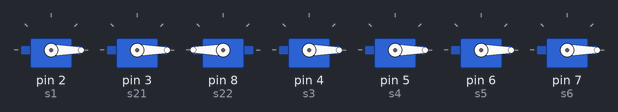
A sketch run on a simulated Arduino Leonardo, built with avr-gcc and run on an emulated ATmega32U4. On the bench: 7 × servo. What the sketch prints to the serial monitor is not drawn.

Above: at 0.1 s.
Timing chart, 0 to 1.6 s (numbered marks = the images above):
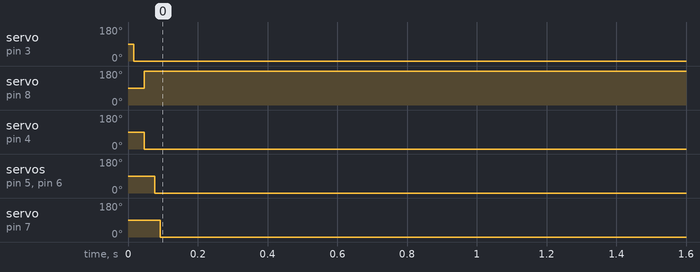

Measured:
- by itself, servo on pin 3 (s21): 90° → 0° at 0.02 s
- by itself, servo on pin 8 (s22): 90° → 180° at 0.05 s
- by itself, servo on pin 4 (s3): 90° → 0° at 0.05 s
- by itself, servo on pin 5 (s4), servo on pin 6 (s5): 90° → 0° at 0.08 s
- by itself, servo on pin 7 (s6): 90° → 0° at 0.09 s

The sketch:

roboarm_wireless_receive.ino
```cpp
//Leonardo used
#include <Servo.h>
Servo s1,s21,s22,s3,s4,s5,s6;//servo motors, actually base arm has 2 might add s22 and s21 if parallel doesn't work
byte pos1,pos2,pos3,pos4,pos5,pos6;
byte d=0;
void setup() {
  // put your setup code here, to run once:
  Serial1.begin(9600);//pins 0 1 bluetooth
  Serial.begin(9600);
  s1.attach(2); //lets hope pwm not required
  s21.attach(3);
  s22.attach(8);
  s3.attach(4);
  s4.attach(5);
  s5.attach(6);
  s6.attach(7);
}

void loop() {
  // put your main code here, to run repeatedly:
  if (Serial1.available())
  {
    while(d!=200)
    {
      d=Serial1.parseInt();
    }
    d=0;
    pos1=Serial1.parseInt();
    pos2=Serial1.parseInt();
    pos3=Serial1.parseInt();
    pos4=Serial1.parseInt();
    pos5=Serial1.parseInt();
    pos6=Serial1.parseInt();
    while(Serial1.available()>0)
    {
      char temp=Serial1.read();
    }
  }
  Serial.print("pos1 ");
  Serial.print(pos1);
  Serial.print(",");
  Serial.print(pos2);
  Serial.print(",");
  Serial.print(pos3);
  Serial.print(",");
  Serial.print(pos4);
  Serial.print(",");
  Serial.print(pos5);
  Serial.print(",");
  Serial.println(pos6);
  s1.write(pos1);              // tell servo to go to position in variable 'pos'
  delay(15);
  s21.write(pos2);              // tell servo to go to position in variable 'pos'
  delay(15);
  s22.write(180-pos2);              // tell servo to go to position in variable 'pos'
  delay(15);
  s3.write(pos3);              // tell servo to go to position in variable 'pos'
  delay(15);
  s4.write(pos4);              // tell servo to go to position in variable 'pos'
  delay(15);
  s5.write(pos5);              // tell servo to go to position in variable 'pos'
  delay(15);
  s6.write(pos6);              // tell servo to go to position in variable 'pos'
  delay(15);
  //delay(100);
}
/*
 * CAN use this method to ensure proper communication
https://www.arduino.cc/en/Tutorial/SerialCallResponse
 * Basically will wait until we receive character 'a' and then will send 'a' or anything to acknowledge
*/
```
